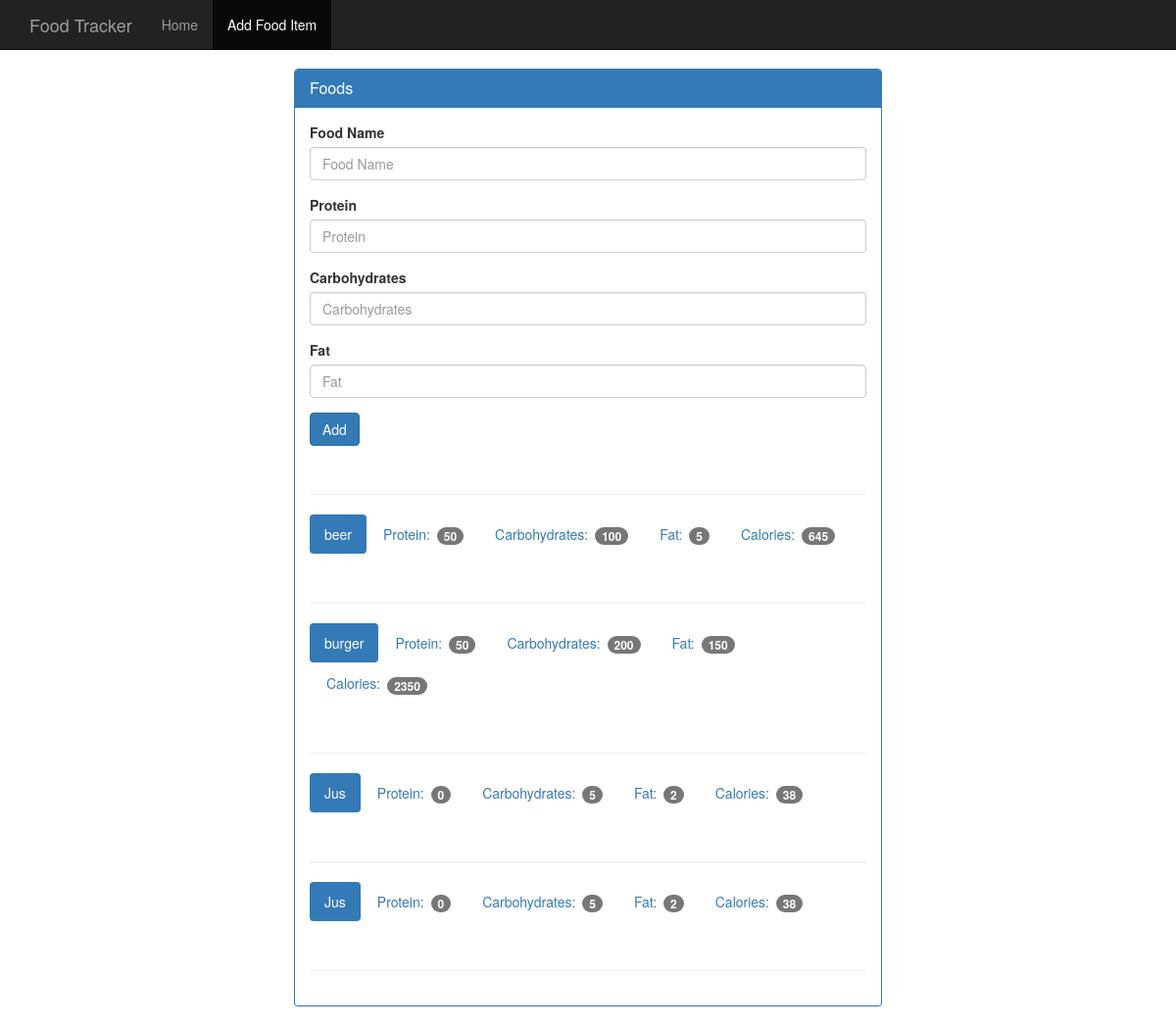
The app's page /food with its own data.
### tables this page shows
CREATE TABLE food (
    id integer primary key autoincrement,
    name text not null,
    protein integer not null,
    carbohydrates integer not null,
    fat integer not null,
    calories integer not null
);

### app.py (the view, shortened to what this page needs)
@app.route('/food', methods=['GET', 'POST'])
def food():
    db = get_db()
    cur = db.execute('SELECT name, protein, carbohydrates, fat, calories FROM food')
    results = cur.fetchall()
    return render_template('add_food.html', results= results)

### app.py (called while the page is built)
def connect_db():
    sql = sqlite3.connect('data.db')
    sql.row_factory = sqlite3.Row
    return sql

def get_db():
    if not hasattr(g, 'sqlite_db'):
        g.sqlite_db = connect_db()
    return g.sqlite_db

### templates/add_food.html (shortened to what this page needs)
<!DOCTYPE html>
<html lang="en">
  <head>
    <link href="../static/bootstrap.min.css" rel="stylesheet">
    <link href="../static/theme.css" rel="stylesheet">
  </head>
  <body>
    <nav class="navbar navbar-inverse navbar-fixed-top">
      <div class="container">
        <div class="navbar-header">
          <a class="navbar-brand" href="#">Food Tracker</a>
        </div>
        <div id="navbar" class="navbar-collapse collapse">
          <ul class="nav navbar-nav">
            <li><a href="#">Home</a></li>
            <li class="active"><a href="#">Add Food Item</a></li>
          </ul>
        </div>
      </div>
    </nav>
    <div class="container theme-showcase col-sm-6 col-sm-offset-3" role="main">
      <div class="row">
        <div>
          <div class="panel panel-primary">
            <div class="panel-heading">
              <h3 class="panel-title">Foods</h3>
            </div>
            <div class="panel-body">
              <form method="POST" action="{{ url_for('food') }}">
                <div class="form-group">
                  <label for="food-name">Food Name</label>
                  <input type="text" class="form-control" id="food-name" name="food-name" placeholder="Food Name">
                </div>
                <div class="form-group">
                  <label for="protein">Protein</label>
                  <input type="number" class="form-control" id="protein" name="protein" placeholder="Protein">
                </div>
                <div class="form-group">
                  <label for="carbohydrates">Carbohydrates</label>
                  <input type="number" class="form-control" id="carbohydrates" name="carbohydrates" placeholder="Carbohydrates">
                </div>
                <div class="form-group">
                  <label for="fat">Fat</label>
                  <input type="number" class="form-control" id="fat" name="fat" placeholder="Fat">
                </div>
                <button type="submit" class="btn btn-primary">Add</button>
              </form>
              <div class="page-header"></div>
              {% for food in results %}
              <ul class="nav nav-pills" role="tablist">
                <li class="active"><a>{{ food.name }}</a></li>
                <li><a>Protein: <span class="badge">{{ food.protein }}</span></a></li>
                <li><a>Carbohydrates: <span class="badge">{{ food.carbohydrates }}</span></a></li>
                <li><a>Fat: <span class="badge">{{ food.fat }}</span></a></li>
                <li><a>Calories: <span class="badge">{{ food.calories }}</span></a></li>
              </ul>
              <div class="page-header"></div>
              {% endfor %}
            </div>
          </div>
        </div>
      </div>
    </div>
  </body>
</html>

### static/theme.css (style rules this page uses)
body { padding-top: 70px; padding-bottom: 30px; }

### records on screen
food: name "beer", protein "50", carbohydrates "100", fat "5", calories "645"
food: name "burger", protein "50", carbohydrates "200", fat "150", calories "2350"
food: name "Jus", protein "0", carbohydrates "5", fat "2", calories "38"
food: name "Jus", protein "0", carbohydrates "5", fat "2", calories "38"
